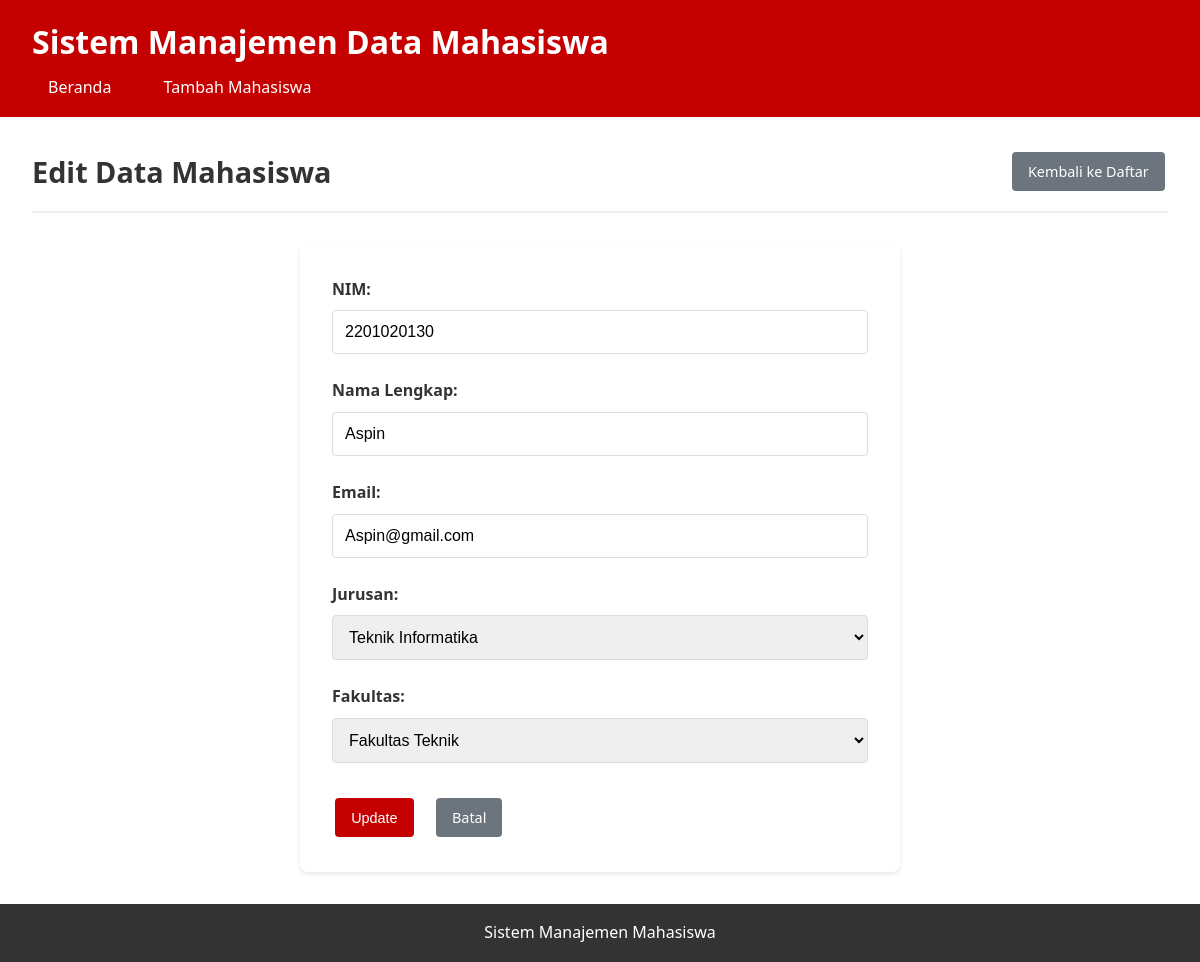
Page /index.php?action=edit&id=10 on the committed database.
### tables this page shows
CREATE TABLE IF NOT EXISTS `mahasiswa` (
  `id` int NOT NULL AUTO_INCREMENT,
  `nim` varchar(20) NOT NULL,
  `nama` varchar(100) NOT NULL,
  `email` varchar(100) NOT NULL,
  `jurusan` varchar(50) NOT NULL,
  `fakultas` varchar(50) NOT NULL,
  `created_at` timestamp NULL DEFAULT CURRENT_TIMESTAMP,
  `updated_at` timestamp NULL DEFAULT CURRENT_TIMESTAMP ON UPDATE CURRENT_TIMESTAMP,
  PRIMARY KEY (`id`),
  UNIQUE KEY `nim` (`nim`),
  UNIQUE KEY `email` (`email`)
);

### controllers/MahasiswaController.php (called while the page is built, shortened)
<?php
class MahasiswaController {
    private $mahasiswa;
    public function __construct() {
        $database = new Database();
        $this->db = $database->getConnection();
        $this->mahasiswa = new Mahasiswa($this->db);
    }
    public function edit($id) {
        $this->mahasiswa->id = $id;
        $this->mahasiswa->readOne();
        include 'views/mahasiswa/edit.php';
    }
}
?>

### config.php (called while the page is built, shortened)
<?php
class Database {
    private $host = DB_HOST;
    private $db_name = DB_NAME;
    private $username = DB_USER;
    private $password = DB_PASS;
    public function getConnection() {
        $this->conn = null;
        try {
            $this->conn = new PDO("mysql:host=" . $this->host . ";dbname=" . $this->db_name, $this->username, $this->password);
            $this->conn->setAttribute(PDO::ATTR_ERRMODE, PDO::ERRMODE_EXCEPTION);
        } catch(PDOException $exception) {
            echo "Connection error: " . $exception->getMessage();
        }
        return $this->conn;
    }
}
?>

### models/Mahasiswa.php (called while the page is built, shortened)
<?php
class Mahasiswa {
    private $conn;
    private $table_name = "mahasiswa";
    public $id;
    public function __construct($db) {
        $this->conn = $db;
    }
    public function readOne() {
        $query = "SELECT * FROM " . $this->table_name . " WHERE id = ? LIMIT 0,1";
        $stmt = $this->conn->prepare($query);
        $stmt->bindParam(1, $this->id);
        $stmt->execute();
        $row = $stmt->fetch(PDO::FETCH_ASSOC);
        if($row) {
            $this->nim = $row['nim'];
            $this->nama = $row['nama'];
            $this->email = $row['email'];
            $this->jurusan = $row['jurusan'];
            $this->fakultas = $row['fakultas'];
            return true;
        }
        return false;
    }
}
?>

### views/mahasiswa/edit.php (the view, shortened to what this page needs)
<?php include 'views/layout/header.php'; ?>
<div class="page-header">
    <h2>Edit Data Mahasiswa</h2>
    <a href="index.php" class="btn btn-secondary">Kembali ke Daftar</a>
</div>
<div class="form-container">
    <form action="index.php?action=update&id=<?php echo $this->mahasiswa->id; ?>" method="POST" class="form">
        <div class="form-group">
            <label for="nim">NIM:</label>
            <input type="text" id="nim" name="nim" value="<?php echo htmlspecialchars($this->mahasiswa->nim); ?>" required>
        </div>
        <div class="form-group">
            <label for="nama">Nama Lengkap:</label>
            <input type="text" id="nama" name="nama" value="<?php echo htmlspecialchars($this->mahasiswa->nama); ?>" required>
        </div>
        <div class="form-group">
            <label for="email">Email:</label>
            <input type="email" id="email" name="email" value="<?php echo htmlspecialchars($this->mahasiswa->email); ?>" required>
        </div>
        <div class="form-group">
            <label for="jurusan">Jurusan:</label>
            <select id="jurusan" name="jurusan" required>
                <option value="Teknik Informatika" <?php echo ($this->mahasiswa->jurusan == 'Teknik Informatika') ? 'selected' : ''; ?>>Teknik Informatika</option>
            </select>
        </div>
        <div class="form-group">
            <label for="fakultas">Fakultas:</label>
            <select id="fakultas" name="fakultas" required>
                <option value="Fakultas Teknik" <?php echo ($this->mahasiswa->fakultas == 'Fakultas Teknik') ? 'selected' : ''; ?>>Fakultas Teknik</option>
            </select>
        </div>
        <div class="form-actions">
            <button type="submit" class="btn btn-primary">Update</button>
            <a href="index.php" class="btn btn-secondary">Batal</a>
        </div>
    </form>
</div>
<?php include 'views/layout/footer.php'; ?>

### assets/style.css (style rules this page uses)
* { margin: 0; padding: 0; box-sizing: border-box; }
body { font-family: "Segoe UI", Tahoma, Geneva, Verdana, sans-serif; line-height: 1.6; color: #333; background-color: #f4f4f4; }
.page-header { display: flex; justify-content: space-between; align-items: center; margin-bottom: 2rem; padding-bottom: 1rem; border-bottom: 2px solid #eee; }
.page-header h2 { color: #333; font-size: 1.8rem; }
.btn { display: inline-block; padding: 0.5rem 1rem; text-decoration: none; border-radius: 4px; border: none; cursor: pointer; font-size: 0.9rem; transition: all 0.3s; margin: 0.2rem; }
.btn-primary { background-color: #c50000; color: white; }
.btn-secondary { background-color: #6c757d; color: white; }
.form-container { max-width: 600px; margin: 0 auto; background-color: white; padding: 2rem; border-radius: 8px; box-shadow: 0 2px 4px rgba(0, 0, 0, 0.1); }
.form-group { margin-bottom: 1.5rem; }
.form-group label { display: block; margin-bottom: 0.5rem; font-weight: 600; color: #333; }
.form-group input, .form-group select { width: 100%; padding: 0.75rem; border: 1px solid #ddd; border-radius: 4px; font-size: 1rem; transition: border-color 0.3s; }
.form-actions { display: flex; gap: 1rem; justify-content: flex-start; margin-top: 2rem; }

### rows in the picture
mahasiswa: nim "2201020130", nama "Aspin", email "Aspin@gmail.com", jurusan "Teknik Informatika", fakultas "Fakultas Teknik"
